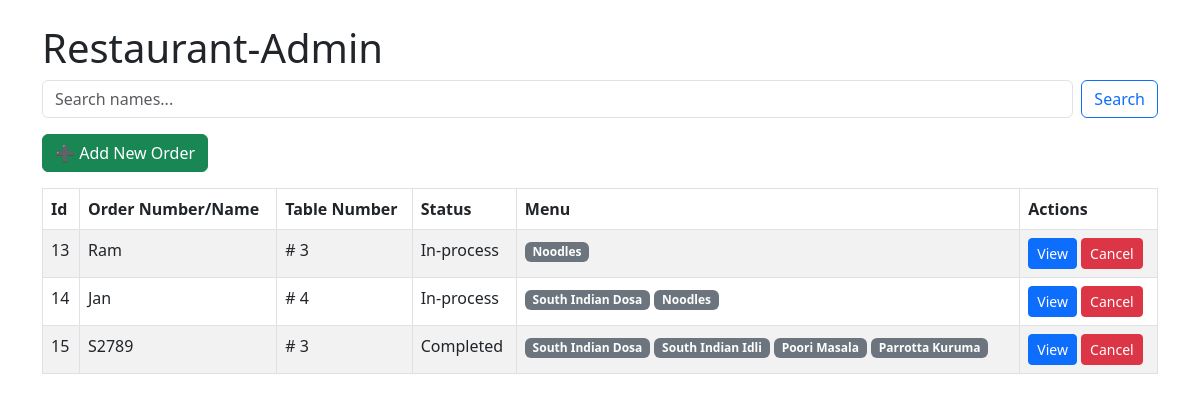
The page /books/ on the database its author committed.
### adminapp/models.py (models this page shows, shortened)
class Book(models.Model):
    Id = models.CharField(max_length=255)
    ISBN = models.CharField(max_length=13, unique=True)
    Author = models.ForeignKey(Author, on_delete=models.CASCADE)
    Publisher = models.ForeignKey(Publisher, on_delete=models.CASCADE)
    Topics = models.ManyToManyField(Topic)

class Author(models.Model):
    First_Name = models.CharField(max_length=100)
    Last_Name = models.CharField(max_length=100)
    class Meta:
        verbose_name_plural = "Table Number"
    def __str__(self):
        return f"{self.First_Name} {self.Last_Name}"

class Publisher(models.Model):
    Publisher_Name = models.CharField(max_length=255)
    class Meta:
        verbose_name_plural = "Status"
    def __str__(self):
        return self.Publisher_Name

class Topic(models.Model):
    Topic_Name = models.CharField(max_length=255)
    class Meta:
        verbose_name_plural = "Accepted/Not"

### adminapp/views.py (the view, shortened to what this page needs)
# urls.py: path('books/', BookListView.as_view(), name='book_list'),
class BookListView(ListView):
    model = Book  # Tells Django which model to use
    template_name = 'book_list.html'  # The template to render the view
    context_object_name = 'books'  # The variable name to use in the template for the book list
    paginate_by = 10  # Limits results to 10 books per page
    def get_queryset(self):
        query = self.request.GET.get('q')  # Gets the search term from the URL query string, e.g. ?q=django
        qs = super().get_queryset()  # Starts with the default queryset: Book.objects.all()
        return qs.select_related('Author', 'Publisher').prefetch_related('Topics')
    def get_context_data(self, **kwargs):
        context = super().get_context_data(**kwargs)  # Get the default context (e.g., paginated books)
        context['query'] = self.request.GET.get('q', '')  # Add the query to the context, default to empty string
        return context

### adminapp/templates/book_list.html (shortened to what this page needs)
{% load static %}
<!DOCTYPE html>
<html>
<head>
  <link href="https://cdn.jsdelivr.net/npm/bootstrap@5.3.0/dist/css/bootstrap.min.css" rel="stylesheet">
</head>
<body class="p-4">
  <div class="container">
    <h1> Restaurant-Admin</h1>
    <form method="get" class="d-flex mb-3">
      <input type="text" name="q" class="form-control me-2" placeholder="Search names..." value="{{ query }}">
      <button class="btn btn-outline-primary">Search</button>
    </form>
    <a href="{% url 'book_add' %}" class="btn btn-success mb-3">➕ Add New Order</a>
    <table class="table table-striped table-bordered">
      <thead>
        <tr>
          <th>Id</th>
          <th>Order Number/Name</th>
          <th>Table Number</th>
          <th>Status</th>
          <th>Menu</th>
          <th>Actions</th>
        </tr>
      </thead>
      <tbody>
        {% for book in books %}
          <tr>
            <td>{{ book.Id }}</td>
            <td>{{ book.ISBN }}</td>
            <td>{{ book.Author }}</td>
            <td>{{ book.Publisher }}</td>
            <td>
              {% for topic in book.Topics.all %}
                <span class="badge bg-secondary">{{ topic.Topic_Name }}</span>
              {% endfor %}
            </td>
            <td>
              <a href="{% url 'book_edit' book.pk %}" class="btn btn-sm btn-primary">View</a>
              <a href="{% url 'book_delete' book.pk %}" class="btn btn-sm btn-danger">Cancel</a>
            </td>
          </tr>
        {% empty %}
          <tr><td colspan="6">No orders found.</td></tr>
        {% endfor %}
      </tbody>
    </table>
  </div>
</body>
</html>

### rows shown on the page
Book: Id "13", ISBN "Ram", Author "# 3", Publisher "In-process"
Topic: Topic_Name "Noodles"
Book: Id "14", ISBN "Jan", Author "# 4", Publisher "In-process"
Topic: Topic_Name "South Indian Dosa"
Book: Id "15", ISBN "S2789", Author "# 3", Publisher "Completed"
Topic: Topic_Name "South Indian Idli"
Topic: Topic_Name "Poori Masala"
Topic: Topic_Name "Parrotta Kuruma"
